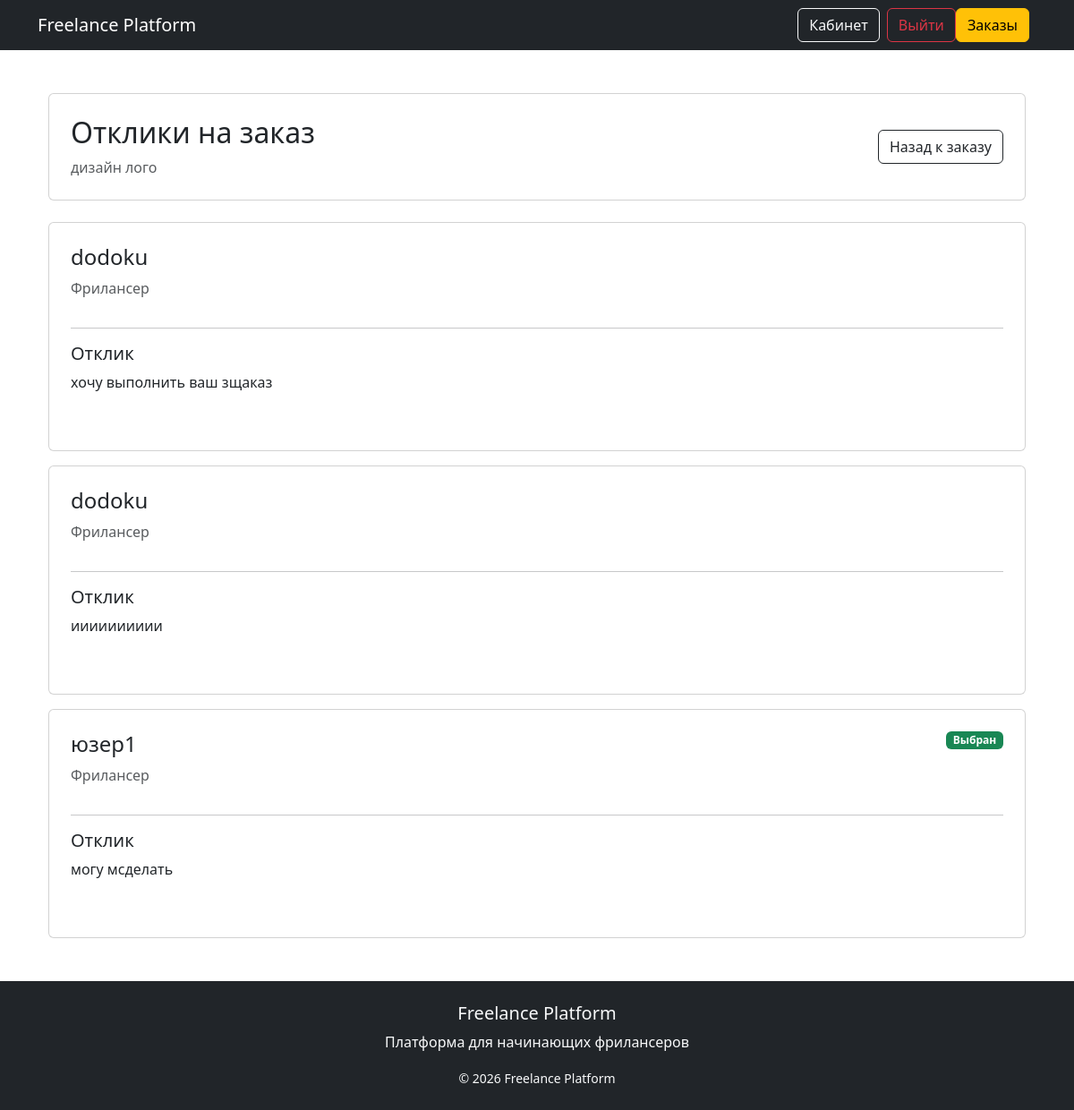
The page /orders/1/responses/ (signed in) on the database its author committed.
### orders/models.py (models this page shows, shortened)
class Order(models.Model):
    client = models.ForeignKey(
        settings.AUTH_USER_MODEL,
        on_delete=models.CASCADE,
        related_name='orders'
    )
    title = models.CharField(max_length=255)
    description = models.TextField()
    budget = models.DecimalField(max_digits=10, decimal_places=2)
    deadline = models.DateField()
    created_at = models.DateTimeField(auto_now_add=True)
    STATUS_CHOICES = [
    ('open', 'Открыт'),
    ('in_progress', 'В работе'),
    ('completed', 'Завершён'),
    ]
    status = models.CharField(max_length=20, choices=STATUS_CHOICES, default='open')
    selected_freelancer = models.ForeignKey(
    settings.AUTH_USER_MODEL,
    null=True,
    blank=True,
    on_delete=models.SET_NULL,
    related_name='assigned_orders'
    )

class Response(models.Model):
    order = models.ForeignKey(Order, on_delete=models.CASCADE, related_name='responses')
    freelancer = models.ForeignKey(settings.AUTH_USER_MODEL, on_delete=models.CASCADE, related_name='responses_made')
    message = models.TextField()
    created_at = models.DateTimeField(auto_now_add=True)

### users/models.py (models this page shows)
class User(AbstractUser):
    ROLE_CHOICES = (
        ('freelancer', 'Фрилансер'),
        ('client', 'Заказчик'),
    )
    role = models.CharField(
        max_length=20,
        choices=ROLE_CHOICES,
        verbose_name='Роль'
    )
    bio = models.TextField("О себе", blank=True)
    skills = models.CharField("Навыки", max_length=255, blank=True)  # для фрилансера
    portfolio_link = models.URLField("Портфолио", blank=True)  # для фрилансера
    company_name = models.CharField("Название компании", max_length=255, blank=True)  # для заказчика

### orders/views.py (the view)
# urls.py: path('<int:order_id>/responses/', views.order_responses, name='order_responses'),  # для заказчика
@login_required
def order_responses(request, order_id):
    order = get_object_or_404(Order, id=order_id)
    if order.client != request.user:
        return redirect('dashboard')
    responses = order.responses.all()
    return render(request, 'orders/order_responses.html', {
        'order': order,
        'responses': responses
    })

### orders/templates/orders/order_responses.html (shortened to what this page needs)
{% extends 'base.html' %}
{% block content %}
<div class="container mt-5">
    <div class="card p-4 mb-4">
        <div class="d-flex justify-content-between align-items-center">
            <div>
                <h2>
                    Отклики на заказ
                </h2>
                <p class="text-muted mb-0">
                    {{ order.title }}
                </p>
            </div>
            <a href="/orders/{{ order.id }}/"
               class="btn btn-outline-dark">
                Назад к заказу
            </a>
        </div>
    </div>
    {% for response in responses %}
        <div class="card p-4 mb-3">
            <div class="d-flex justify-content-between align-items-start mb-3">
                <div>
                    <h4>
                        {{ response.freelancer.username }}
                    </h4>
                    <p class="text-muted mb-0">
                        Фрилансер
                    </p>
                </div>
                {% if order.selected_freelancer == response.freelancer %}
                    <span class="badge bg-success">
                        Выбран
                    </span>
                {% endif %}
            </div>
            <hr>
            <div class="mb-4">
                <h5>
                    Отклик
                </h5>
                <p>
                    {{ response.message }}
                </p>
            </div>
        </div>
    {% empty %}
        <div class="card p-4">
            <p class="text-muted mb-0">
                Пока никто не откликнулся
            </p>
        </div>
    {% endfor %}
</div>
{% endblock %}

### templates/base.html (shortened to what this page needs)
<!DOCTYPE html>
<html lang="ru">
<head>
    <link href="https://cdn.jsdelivr.net/npm/bootstrap@5.3.3/dist/css/bootstrap.min.css" rel="stylesheet">
    <link rel="stylesheet" href="https://cdn.jsdelivr.net/npm/bootstrap-icons@1.11.3/font/bootstrap-icons.min.css">
</head>
<body>
    <nav class="navbar navbar-expand-lg navbar-dark bg-dark">
        <div class="container">
            <a class="navbar-brand" href="/">
                Freelance Platform
            </a>
            <div class="d-flex align-items-center">
                {% if user.is_authenticated %}
                <a class="btn btn-outline-light me-2" href="/users/dashboard/">
                    Кабинет
                </a>
                <form action="/users/logout/" method="post" style="display:inline;">
                    <button type="submit" class="btn btn-outline-danger">
                        Выйти
                    </button>
                </form>
                <a class="btn btn-warning me-2" href="/orders/">
                    Заказы
                </a>
                {% endif %}
            </div>
        </div>
    </nav>
    <div class="container mt-5">
        {% block content %}
        {% endblock %}
    </div>
    <footer class="bg-dark text-light mt-5 py-4">
        <div class="container text-center">
            <h5>Freelance Platform</h5>
            <p>
                Платформа для начинающих фрилансеров
            </p>
            <small>
                © 2026 Freelance Platform
            </small>
        </div>
    </footer>
</body>
</html>

### rows shown on the page
Order: title "дизайн лого"
Response: freelancer.username "dodoku", message "хочу выполнить ваш зщаказ"
Response: freelancer.username "dodoku", message "ииииииииии"
Response: freelancer.username "юзер1", shows "Выбран", message "могу мсделать"
